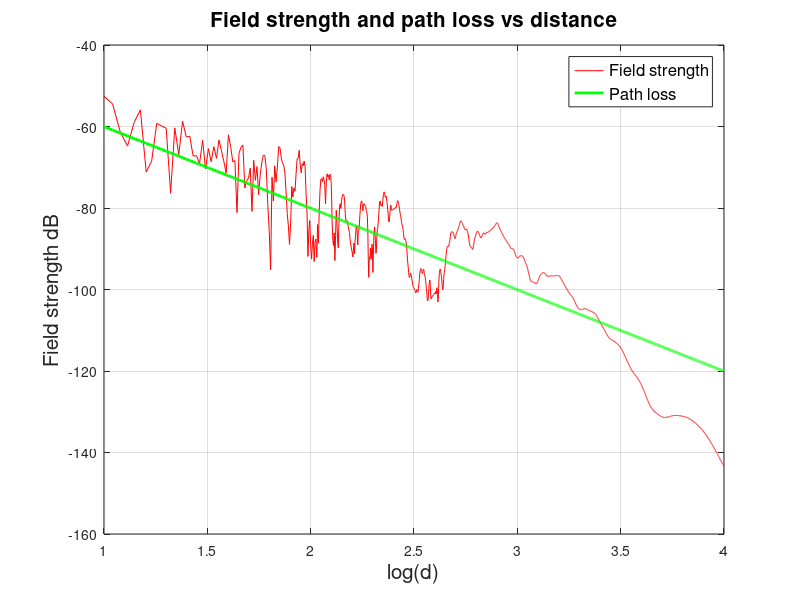
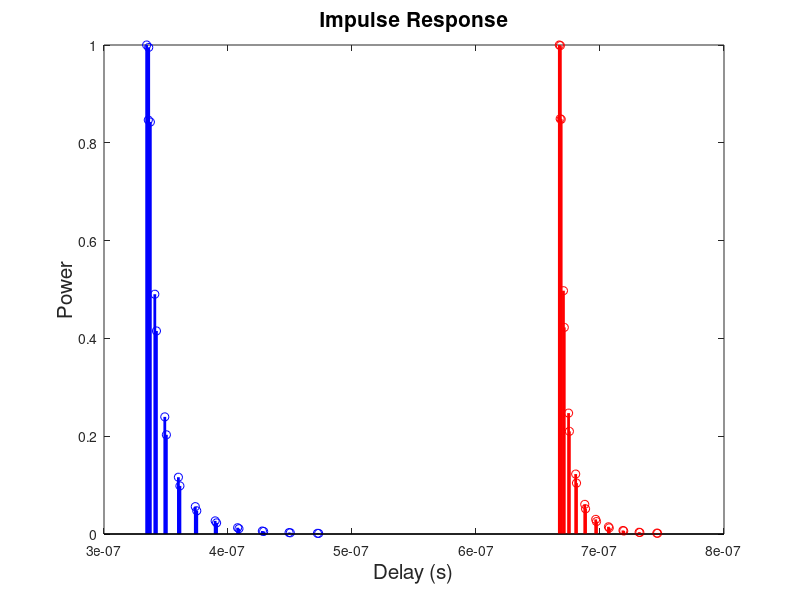

Write MATLAB code to recreate these figures, in order.
% street.m; reflections from ground and street buildings;
% width of street a meters;
% transmit antenna h1 m, receive ant. h2 ;
% frequency 2400 MHz;
% use ray tracing and image theory;
% Rg is reflection from the ground, assume -0.85;
% Rw is reflection from the walls, assume Rw=-0.5;
% N is number of reflections;
%
% J�rgen Bach Andersen 2002
% modified Patrick Eggers 2003-2008

clear all
close all
clf
f=2400;
lambda=300/f;
k=2*pi/lambda;
N=10;   
a=10;   % what is this ? = Distance between the walls
h1=10;  % height terminal 1
h2=2;   % height terminal 2
Rg=-0.85; % ground reflection
Rw=-0.5;  % wall reflection
d=10:1:10000; %distance along street;
E=d-d;

for i=1:N+1
R1=sqrt(d.^2+(h1-h2)^2+((i-1)*a)^2);  % distance between antenna and side images;
R2=sqrt(d.^2+(h1+h2)^2+((i-1)*a)^2);  % distance between ground image and side images;

%insert here the contribution from the various images and sum them to a total E;
Floss1 = lambda./(4.*pi.*R1); 
Floss2 = lambda./(4.*pi.*R2);
if i == 1
E = E + Floss1.*((Rw^(i-1))*exp(-j*k*R1))+ (Rg).*Floss2.*((Rw^(i-1))*exp(-j*k*R2));
else
E = E + 2*Floss1.*((Rw^(i-1))*exp(-j*k*R1))+ 2*(Rg).*Floss2.*((Rw^(i-1))*exp(-j*k*R2));
end
end

P=20*log10(abs(E));
Plos=(lambda./(4*pi*d)).^2; %direct field;
P2=10*log10(abs(Plos));

plot(log10(d),P,'r',log10(d),P2,'g','linewidth',2)
xlabel('log(d)','FontSize',15);
ylabel('Field strength dB','FontSize',15);
title('Field strength and path loss vs distance','FontSize',15);
handle=legend('Field strength', 'Path loss');
set(handle,'FontSize',12);
grid on
% axis([1 3 -70 -10]);

% discuss the result. Try also w low N=1 or 2

% construct the time response
% How will you plot the time response (power versus delay)?


% % Impulse response
% figure()
dref = 100;
ddis = sqrt(dref.^2+(h1-h2)^2);

R1=sqrt(dref.^2+(h1-h2)^2);  % distance between antenna and side images;
R2=sqrt(dref.^2+(h1+h2)^2);  % distance between ground image and side images;

Floss1 = lambda./(4.*pi.*R1); 
Floss2 = lambda./(4.*pi.*R2);

E1 = Floss1.*exp(-j*k*R1);
E2 = (Rg).*Floss2.*exp(-j*k*R2);

dis = [R1;R2];
amp = [E1;E2];

if(N>0)
for i=2:N+1
%insert here the contribution from the various images and sum them to a total E;
R1=sqrt(dref.^2+(h1-h2)^2+((i-1)*a)^2);  % distance between antenna and side images;
R2=sqrt(dref.^2+(h1+h2)^2+((i-1)*a)^2);  % distance between ground image and side images;
Floss1 = lambda./(4.*pi.*R1); 
Floss2 = lambda./(4.*pi.*R2);

E1 = 2*Floss1.*((Rw^(i-1))*exp(-j*k*R1));
E2 = 2*(Rg).*Floss2.*((Rw^(i-1))*exp(-j*k*R2));

dis = [dis [R1;R2]];
amp = [amp [E1;E2]];

end
end

delay = (dis)./(3e8);
P=20*log10(abs(amp));


delay_v = reshape(delay,[1 numel(delay)]);
P = P - P(1,1);
P_v = reshape(P,[1 numel(P)]);
P_ti = 10.^(P_v/20);

% figure;
% stem(delay_v,P_v,'r','linewidth',2)
% xlabel('Delay (s)','FontSize',15);
% ylabel('Power (dB)','FontSize',15);
% title('Impulse Response','FontSize',15);


figure;
stem(delay_v,P_ti,'b','linewidth',2)
xlabel('Delay (s)','FontSize',15);
ylabel('Power','FontSize',15);
title('Impulse Response','FontSize',15);


% impulse response for 200m

dref = 200;
ddis = sqrt(dref.^2+(h1-h2)^2);

R1=sqrt(dref.^2+(h1-h2)^2);  % distance between antenna and side images;
R2=sqrt(dref.^2+(h1+h2)^2);  % distance between ground image and side images;

Floss1 = lambda./(4.*pi.*R1); 
Floss2 = lambda./(4.*pi.*R2);

E1 = Floss1.*exp(-j*k*R1);
E2 = (Rg).*Floss2.*exp(-j*k*R2);

dis = [R1;R2];
amp = [E1;E2];

if(N>0)
for i=2:N+1
%insert here the contribution from the various images and sum them to a total E;
R1=sqrt(dref.^2+(h1-h2)^2+((i-1)*a)^2);  % distance between antenna and side images;
R2=sqrt(dref.^2+(h1+h2)^2+((i-1)*a)^2);  % distance between ground image and side images;
Floss1 = lambda./(4.*pi.*R1); 
Floss2 = lambda./(4.*pi.*R2);

E1 = 2*Floss1.*((Rw^(i-1))*exp(-j*k*R1));
E2 = 2*(Rg).*Floss2.*((Rw^(i-1))*exp(-j*k*R2));

dis = [dis [R1;R2]];
amp = [amp [E1;E2]];

end
end

delay = (dis)./(3e8);
P=20*log10(abs(amp));


delay_v = reshape(delay,[1 numel(delay)]);
P = P - P(1,1);
P_v = reshape(P,[1 numel(P)]);
P_ti = 10.^(P_v/20);

% figure;
% stem(delay_v,P_v,'r','linewidth',2)
% xlabel('Delay (s)','FontSize',15);
% ylabel('Power (dB)','FontSize',15);
% title('Impulse Response','FontSize',15);


hold all;
stem(delay_v,P_ti,'r','linewidth',2)
xlabel('Delay (s)','FontSize',15);
ylabel('Power','FontSize',15);
title('Impulse Response','FontSize',15);

